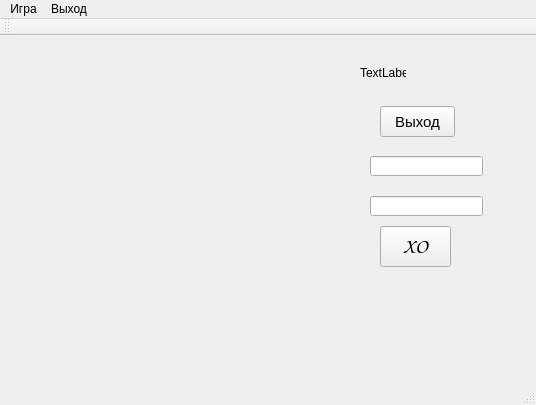
<?xml version="1.0" encoding="UTF-8"?>
<ui version="4.0">
 <class>MainWindow</class>
 <widget class="QMainWindow" name="MainWindow">
  <property name="geometry">
   <rect>
    <x>0</x>
    <y>0</y>
    <width>536</width>
    <height>405</height>
   </rect>
  </property>
  <property name="windowTitle">
   <string>Игра Крестики-Нолики</string>
  </property>
  <widget class="QWidget" name="centralWidget">
   <widget class="QLabel" name="moveLabel">
    <property name="geometry">
     <rect>
      <x>360</x>
      <y>30</y>
      <width>46</width>
      <height>13</height>
     </rect>
    </property>
    <property name="text">
     <string>TextLabel</string>
    </property>
   </widget>
   <widget class="QPushButton" name="exitButton">
    <property name="geometry">
     <rect>
      <x>380</x>
      <y>70</y>
      <width>75</width>
      <height>31</height>
     </rect>
    </property>
    <property name="font">
     <font>
      <pointsize>11</pointsize>
     </font>
    </property>
    <property name="text">
     <string>Выход</string>
    </property>
   </widget>
   <widget class="QLineEdit" name="lineEdit_1">
    <property name="geometry">
     <rect>
      <x>370</x>
      <y>120</y>
      <width>113</width>
      <height>20</height>
     </rect>
    </property>
   </widget>
   <widget class="QLineEdit" name="lineEdit_2">
    <property name="geometry">
     <rect>
      <x>370</x>
      <y>160</y>
      <width>113</width>
      <height>20</height>
     </rect>
    </property>
   </widget>
   <widget class="QPushButton" name="fontPrototypeButton">
    <property name="enabled">
     <bool>true</bool>
    </property>
    <property name="geometry">
     <rect>
      <x>380</x>
      <y>190</y>
      <width>71</width>
      <height>41</height>
     </rect>
    </property>
    <property name="font">
     <font>
      <family>Comic Sans MS</family>
      <pointsize>16</pointsize>
     </font>
    </property>
    <property name="text">
     <string>XO</string>
    </property>
   </widget>
  </widget>
  <widget class="QMenuBar" name="menuBar">
   <property name="geometry">
    <rect>
     <x>0</x>
     <y>0</y>
     <width>536</width>
     <height>21</height>
    </rect>
   </property>
   <widget class="QMenu" name="exitMenu">
    <property name="focusPolicy">
     <enum>Qt::ClickFocus</enum>
    </property>
    <property name="title">
     <string>Выход</string>
    </property>
    <addaction name="exitAction"/>
   </widget>
   <widget class="QMenu" name="gameMenu">
    <property name="title">
     <string>Игра</string>
    </property>
    <addaction name="newGameAction"/>
    <addaction name="saveGameAction"/>
    <addaction name="loadGameAction"/>
   </widget>
   <addaction name="gameMenu"/>
   <addaction name="exitMenu"/>
  </widget>
  <widget class="QToolBar" name="mainToolBar">
   <attribute name="toolBarArea">
    <enum>TopToolBarArea</enum>
   </attribute>
   <attribute name="toolBarBreak">
    <bool>false</bool>
   </attribute>
  </widget>
  <widget class="QStatusBar" name="statusBar"/>
  <action name="exitAction">
   <property name="text">
    <string>Выход из программы</string>
   </property>
  </action>
  <action name="newGameAction">
   <property name="text">
    <string>Новая игра</string>
   </property>
  </action>
  <action name="saveGameAction">
   <property name="text">
    <string>Сохранить игру</string>
   </property>
  </action>
  <action name="loadGameAction">
   <property name="text">
    <string>Загрузить игру</string>
   </property>
  </action>
 </widget>
 <layoutdefault spacing="6" margin="11"/>
 <resources/>
 <connections>
  <connection>
   <sender>exitAction</sender>
   <signal>triggered()</signal>
   <receiver>MainWindow</receiver>
   <slot>close()</slot>
   <hints>
    <hint type="sourcelabel">
     <x>-1</x>
     <y>-1</y>
    </hint>
    <hint type="destinationlabel">
     <x>267</x>
     <y>202</y>
    </hint>
   </hints>
  </connection>
  <connection>
   <sender>exitButton</sender>
   <signal>clicked()</signal>
   <receiver>MainWindow</receiver>
   <slot>close()</slot>
   <hints>
    <hint type="sourcelabel">
     <x>447</x>
     <y>124</y>
    </hint>
    <hint type="destinationlabel">
     <x>267</x>
     <y>202</y>
    </hint>
   </hints>
  </connection>
  <connection>
   <sender>exitButton</sender>
   <signal>clicked()</signal>
   <receiver>MainWindow</receiver>
   <slot>slot2()</slot>
   <hints>
    <hint type="sourcelabel">
     <x>447</x>
     <y>124</y>
    </hint>
    <hint type="destinationlabel">
     <x>267</x>
     <y>202</y>
    </hint>
   </hints>
  </connection>
  <connection>
   <sender>exitButton</sender>
   <signal>clicked()</signal>
   <receiver>MainWindow</receiver>
   <slot>slot1()</slot>
   <hints>
    <hint type="sourcelabel">
     <x>447</x>
     <y>124</y>
    </hint>
    <hint type="destinationlabel">
     <x>267</x>
     <y>202</y>
    </hint>
   </hints>
  </connection>
  <connection>
   <sender>saveGameAction</sender>
   <signal>triggered()</signal>
   <receiver>MainWindow</receiver>
   <slot>saveGame()</slot>
   <hints>
    <hint type="sourcelabel">
     <x>-1</x>
     <y>-1</y>
    </hint>
    <hint type="destinationlabel">
     <x>267</x>
     <y>202</y>
    </hint>
   </hints>
  </connection>
 </connections>
 <slots>
  <slot>slot1()</slot>
  <slot>slot2()</slot>
  <slot>slotUpdate()</slot>
  <slot>saveGame()</slot>
  <slot>newGame()</slot>
  <slot>loadGame()</slot>
 </slots>
</ui>
